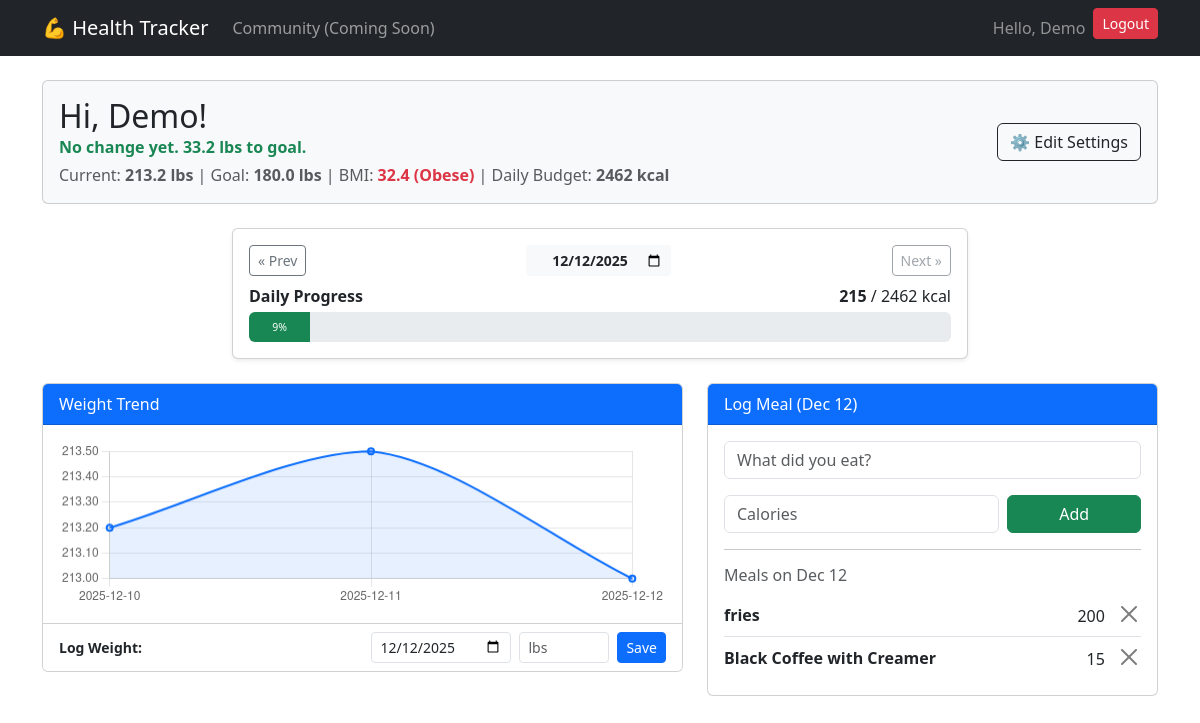
The app's page / (signed in), older data.
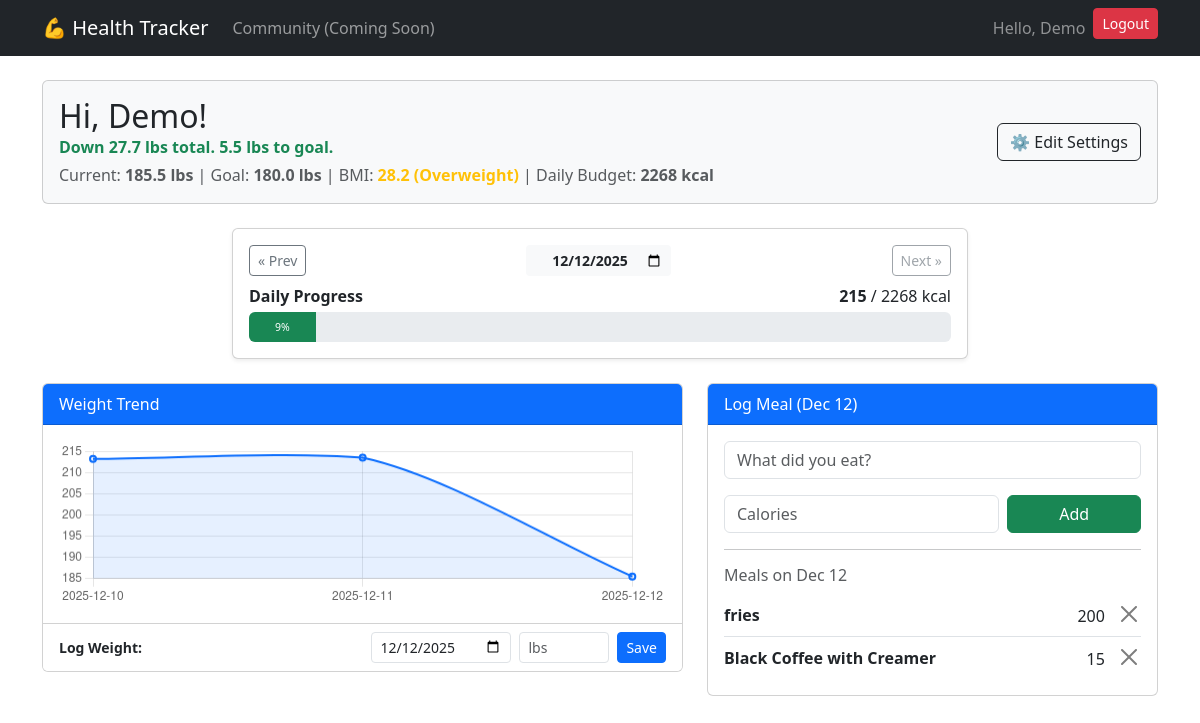
The same page, newer data.
### tracker/models.py (models this page shows, shortened)
class UserProfile(models.Model):
    user = models.OneToOneField(User, on_delete=models.CASCADE)
    age = models.IntegerField(null=True, blank=True)
    height = models.IntegerField(help_text="Height in inches", null=True, blank=True)
    current_weight = models.FloatField(null=True, blank=True)
    goal_weight = models.FloatField(null=True, blank=True)
    sex = models.CharField(max_length=20, null=True, blank=True)
    activity_level = models.CharField(max_length=100, null=True, blank=True)

class FoodEntry(models.Model):
    user = models.ForeignKey(User, on_delete=models.CASCADE)
    meal = models.CharField(max_length=200)
    calories = models.IntegerField()
    entry_date = models.DateField(default=date.today)

### tracker/views.py (the view, shortened to what this page needs)
# urls.py: path('', views.dashboard, name='dashboard'),
@login_required
def dashboard(request):
    user = request.user
    date_str = request.GET.get('date')
    if date_str:
        try:
            current_date = datetime.strptime(date_str, '%Y-%m-%d').date()
        except ValueError:
            current_date = timezone.now().date()
    else:
        current_date = timezone.now().date()
    prev_date = current_date - timedelta(days=1)
    next_date = current_date + timedelta(days=1)
    is_today = (current_date == timezone.now().date())
    food_entries = FoodEntry.objects.filter(user=user).order_by('-id')
    today_entries = food_entries.filter(entry_date=current_date) # Filter for View Date
    total_calories = sum(e.calories for e in today_entries)
    profile, created = UserProfile.objects.get_or_create(user=user)
    tdee = int(calculate_tdee(profile))
    recommendations = get_exercise_recommendation(total_calories, tdee)
    bmi_data = calculate_bmi(profile)
    if tdee > 0:
        progress_percentage = (total_calories / tdee) * 100
    else:
        progress_percentage = 0
    progress_width = min(progress_percentage, 100)
    weight_logs = WeightLog.objects.filter(user=user).order_by('-log_date')
    chart_data = weight_logs.order_by('log_date')
    dates = [str(log.log_date) for log in chart_data]
    weights = [float(log.weight_lb) for log in chart_data]
    progress_msg = None
    if weight_logs.exists() and profile.goal_weight:
        start_weight = weight_logs.last().weight_lb
        current = profile.current_weight
        goal = profile.goal_weight
        change = current - start_weight
        to_go = current - goal
        if change < 0:
            msg_trend = f"Down {abs(change):.1f} lbs total."
        elif change > 0:
            msg_trend = f"Up {abs(change):.1f} lbs total."
        else:
            msg_trend = "No change yet."
        if abs(to_go) < 0.5:
             progress_msg = "🎉 You hit your goal weight!"
        else:
             progress_msg = f"{msg_trend} {abs(to_go):.1f} lbs to goal."
    context = {
        'entries': today_entries,       # Showing only entries for the selected date
        'total_calories': total_calories,
        'profile': profile,
        'tdee': tdee,
        'bmi': bmi_data,
        'recommendations': recommendations,
        'logs': weight_logs[:5],
        'dates': dates,
        'weights': weights,
        'progress_percentage': progress_percentage,
        'progress_width': progress_width,
        'progress_msg': progress_msg,
        'current_date': current_date,
        'prev_date': prev_date,
        'next_date': next_date,
        'is_today': is_today,
    }
    return render(request, 'tracker/dashboard.html', context)

### tracker/utils.py (called while the page is built, shortened)
def get_exercise_recommendation(calories_consumed, tdee):
    recommendations = []
    return recommendations

def calculate_bmi(profile):
    if not profile.current_weight or not profile.height:
        return None
    bmi_value = (profile.current_weight / (profile.height ** 2)) * 703
    bmi_value = round(bmi_value, 1)
    if bmi_value < 18.5:
        category = "Underweight"
        color = "text-info" # Light Blue
    elif 18.5 <= bmi_value < 25:
        category = "Normal Weight"
        color = "text-success" # Green
    elif 25 <= bmi_value < 30:
        category = "Overweight"
        color = "text-warning" # Yellow/Orange
    else:
        category = "Obese"
        color = "text-danger" # Red
    return {
        'value': bmi_value,
        'category': category,
        'color': color
    }

### tracker/templates/tracker/dashboard.html (shortened to what this page needs)
{% extends 'base.html' %}
{% block content %}
<div class="row mb-4">
    <div class="col-md-12">
        <div class="card bg-light">
            <div class="card-body d-flex justify-content-between align-items-center">
                <div>
                    <h2 class="mb-0">Hi, {{ user.username }}!</h2>
                    {% if progress_msg %}
                        <p class="text-success fw-bold mb-1">{{ progress_msg }}</p>
                    {% endif %}
                    <p class="text-muted mb-0">
                        Current: <strong>{{ profile.current_weight|default:"--" }} lbs</strong> |
                        Goal: <strong>{{ profile.goal_weight|default:"--" }} lbs</strong>
                        {% if bmi %}
                        | BMI: <strong class="{{ bmi.color }}">{{ bmi.value }} ({{ bmi.category }})</strong>
                        {% endif %}
                        | Daily Budget: <strong>{{ tdee }} kcal</strong>
                    </p>
                </div>
                <button type="button" class="btn btn-outline-dark" data-bs-toggle="modal" data-bs-target="#profileModal">
                    ⚙️ Edit Settings
                </button>
            </div>
        </div>
    </div>
</div>
<div class="row mb-4">
    <div class="col-md-8 mx-auto">
        <div class="card shadow-sm">
            <div class="card-body">
                <div class="d-flex justify-content-between align-items-center mb-2">
                    <a href="?date={{ prev_date|date:'Y-m-d' }}" class="btn btn-outline-secondary btn-sm">&laquo; Prev</a>
                    <form method="GET" class="d-inline-block">
                        <input type="date"
                               name="date"
                               class="form-control form-control-sm fw-bold text-center border-0 bg-light"
                               style="cursor: pointer;"
                               value="{{ current_date|date:'Y-m-d' }}"
                               onchange="this.form.submit()">
                    </form>
                    {% if not is_today %}
                        <a href="?date={{ next_date|date:'Y-m-d' }}" class="btn btn-outline-secondary btn-sm">Next &raquo;</a>
                    {% else %}
                        <button class="btn btn-outline-secondary btn-sm" disabled>Next &raquo;</button>
                    {% endif %}
                </div>
                <div class="d-flex justify-content-between mb-1">
                    <span class="fw-bold">Daily Progress</span>
                    <span><strong>{{ total_calories }}</strong> / {{ tdee }} kcal</span>
                </div>
                <div class="progress" style="height: 30px;">
                    <div class="progress-bar
                        {% if progress_percentage > 100 %}bg-danger progress-bar-striped progress-bar-animated
                        {% else %}bg-success{% endif %}"
                        role="progressbar"
                        style="width: {{ progress_width }}%;"
                        aria-valuenow="{{ progress_percentage }}"
                        aria-valuemin="0" aria-valuemax="100">
                        <small>{{ progress_percentage|floatformat:0 }}%</small>
                    </div>
                </div>
            </div>
        </div>
    </div>
</div>
<div class="row mb-4">
    <div class="col-md-7 mb-5">
        <div class="card h-100">
            <div class="card-header bg-primary text-white">Weight Trend</div>
            <div class="card-body">
                <canvas id="weightChart" style="max-height: 300px;"></canvas>
            </div>
            <div class="card-footer bg-white">
                <form method="POST" class="row g-2 align-items-center justify-content-between">
                    <div class="col-auto">
                        <label class="fw-bold small mb-0">Log Weight:</label>
                    </div>
                    <div class="col-auto d-flex align-items-center g-2">
                        <input type="date"
                               name="date"
                               class="form-control form-control-sm"
                               value="{{ current_date|date:'Y-m-d' }}"
                               style="width: 140px;"
                               required>
                        <input type="number"
                               step="0.1"
                               name="weight"
                               class="form-control form-control-sm ms-2"
                               placeholder="lbs"
                               style="width: 90px;"
                               required>
                        <button type="submit" class="btn btn-primary btn-sm ms-2">Save</button>
                    </div>
                </form>
            </div>
        </div>
    </div>
    <div class="col-md-5 mb-4">
        <div class="card h-100">
            <div class="card-header bg-primary text-white">Log Meal ({{ current_date|date:"M d" }})</div>
            <div class="card-body">
                <form method="POST">
                    <div class="mb-3">
                        <input type="text" name="meal_name" class="form-control" placeholder="What did you eat?" required>
                    </div>
                    <div class="row g-2">
                        <div class="col-8">
                            <input type="number" name="calories" class="form-control" placeholder="Calories" required>
                        </div>
                        <div class="col-4">
                            <button type="submit" class="btn btn-success w-100">Add</button>
                        </div>
                    </div>
                </form>
                <hr>
                <h6 class="text-muted">Meals on {{ current_date|date:"M d" }}</h6>
                <div style="max-height: 200px; overflow-y: auto;">
                    <ul class="list-group list-group-flush">
                        {% for entry in entries %}
                        <li class="list-group-item d-flex justify-content-between align-items-center px-0">
                            <span>
                                <strong>{{ entry.meal }}</strong>
                            </span>
                            <span>
                                {{ entry.calories }}
                                <form action="{% url 'delete_food' entry.id %}" method="POST" class="d-inline ms-2">
                                    <button type="submit" class="btn-close" aria-label="Close"></button>
                                </form>
                            </span>
                        </li>
                        {% empty %}
                        <li class="list-group-item text-muted">No meals logged for this day.</li>
                        {% endfor %}
                    </ul>
                </div>
            </div>
        </div>
    </div>
</div>
{% endblock %}
{% block extra_js %}
<script>
    const ctx = document.getElementById('weightChart');
    const dates = {{ dates|safe }};
    const weights = {{ weights|safe }};
    if (dates.length > 0) {
        new Chart(ctx, {
            type: 'line',
            data: {
                labels: dates,
                datasets: [{
                    label: 'Weight',
                    data: weights,
                    borderColor: 'rgb(13, 110, 253)',
                    backgroundColor: 'rgba(13, 110, 253, 0.1)',
                    borderWidth: 2,
                    tension: 0.3,
                    fill: true,
                    pointRadius: 3
                }]
            },
            options: {
                responsive: true,
                maintainAspectRatio: false,
                plugins: { legend: { display: false } }, // Hide legend to save space
                scales: {
                    y: { beginAtZero: false }
                }
            }
        });
    }
</script>
{% endblock %}

### templates/base.html (shortened to what this page needs)
<!DOCTYPE html>
<html lang="en">
<head>
    <link href="https://cdn.jsdelivr.net/npm/bootstrap@5.3.0/dist/css/bootstrap.min.css" rel="stylesheet">
</head>
<body>
    <nav class="navbar navbar-expand-lg navbar-dark bg-dark">
        <div class="container-fluid container">
            <a class="navbar-brand" href="{% url 'dashboard' %}">💪 Health Tracker</a>
            <div class="collapse navbar-collapse" id="navbarNav">
                <ul class="navbar-nav me-auto">
                    <li class="nav-item">
                    <a class="nav-link" href="#">Community (Coming Soon)</a>
                    </li>
                </ul>
                <ul class="navbar-nav">
                    {% if user.is_authenticated %}
                    <li class="nav-item">
                        <span class="nav-link text-white-50">Hello, {{ user.username }}</span>
                    </li>
                    <li class="nav-item">
                        <form action="{% url 'logout' %}" method="post">
                            <button type="submit" class="btn btn-sm btn-danger">Logout</button>
                        </form>
                    </li>
                    {% else %}
                    <li class="nav-item">
                        <a class="btn btn-sm btn-success" href="{% url 'login' %}">Login</a>
                    </li>
                    {% endif %}
                </ul>
            </div>
        </div>
    </nav>
    <div class="container mt-4">
        {% block content %}
        {% endblock %}
    </div>
    {% block extra_js %}{% endblock %}
</body>
</html>

Row changes from the older to the newer data that the page shows:
changed UserProfile: current_weight "213.2" → "185.5"
Text that changed along with them:
{{ progress_msg }}: "No change yet. 33.2 lbs to goal." → "Down 27.7 lbs total. 5.5 lbs to goal."
{{ bmi.value }}: "32.4" → "28.2"
{{ bmi.category }}: "Obese" → "Overweight"
{{ tdee }}: "2462" → "2268"
{{ progress_width }}: 8.732737611697807 → 9.479717813051145 (drawn)
chart data {{ weights|safe }}: [213.2, 213.5, 213.0] → [213.2, 213.5, 185.5]
